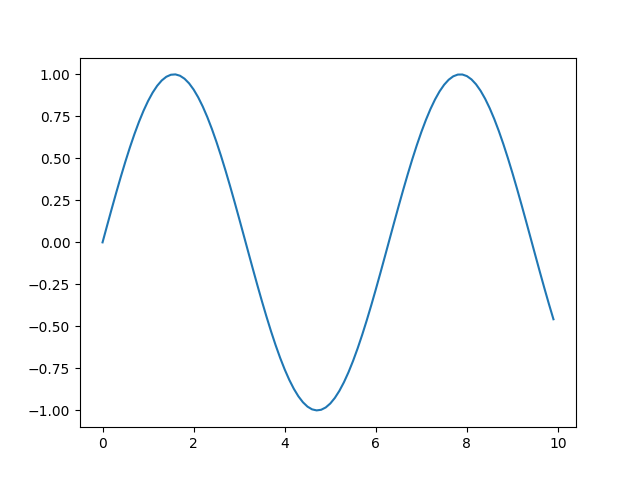
#> input picture myplot.png, 640 x 480 px, found by its file name
$ python demo3.py
#> lines starting #> are read from the running program, lines starting #| are printed output that depends on the picture
from io import BytesIO
from PIL import Image, ImageDraw, ImageFont
from PyPDF2 import PdfFileReader, PdfFileWriter

# Đường dẫn tới file ảnh
image_path = "myplot.png"

# Các trường dữ liệu của thẻ sinh viên
student_id = "123456"
student_name = "Nguyen Van A"
course = "Python Programming"
academic_year = "2023-2024"

# Tạo ảnh nền cho thẻ sinh viên
background = Image.new('RGB', (600, 400), (255, 255, 255))
#> background: PIL image 600x400 RGB; every value is 255

# Tải ảnh hồ sơ sinh viên và chèn vào thẻ
student_image = Image.open(image_path)
#> student_image is the input picture: PIL image 640x480 RGBA; mean R, G, B, A 250.7, 251.4, 251.9, 255
student_image = student_image.resize((150, 150))
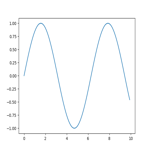
#> student_image: PIL image 150x150 RGBA; mean R, G, B, A 250.4, 251.1, 251.7, 255
background.paste(student_image, (50, 50))
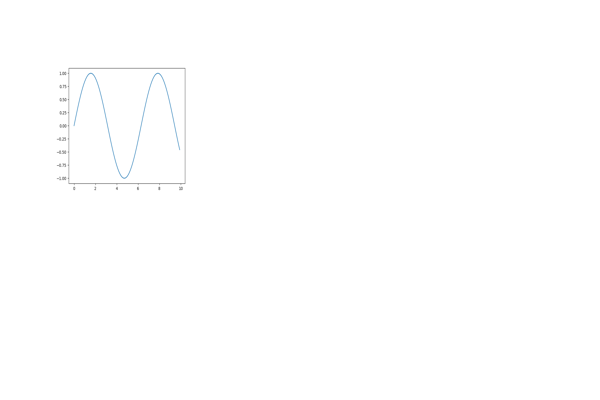
#> background: PIL image 600x400 RGB; mean R, G, B 254.6, 254.6, 254.7

# Tạo các đối tượng văn bản cho các trường dữ liệu
font = ImageFont.truetype('arial.ttf', 20)
text_color = (0, 0, 0)
text_draw = ImageDraw.Draw(background)

# Chèn các trường dữ liệu vào thẻ
text_draw.text((170, 10), "Student ID: {}".format(student_id), fill=text_color, font=font)
text_draw.text((200, 50), "Student Name: {}".format(student_name), fill=text_color, font=font)
text_draw.text((200, 90), "Course: {}".format(course), fill=text_color, font=font)
text_draw.text((200, 130), "Academic Year: {}".format(academic_year), fill=text_color, font=font)

background.save('student_card.png')
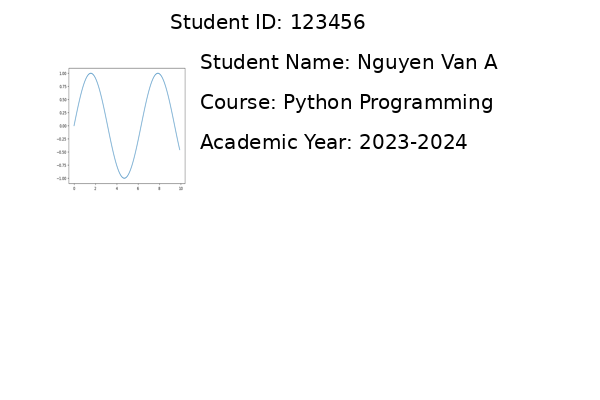
#> saved as student_card.png: PIL image 600x400 RGB; mean R, G, B 249.7, 249.8, 249.9

# [14 lines of commented-out code are left out]
